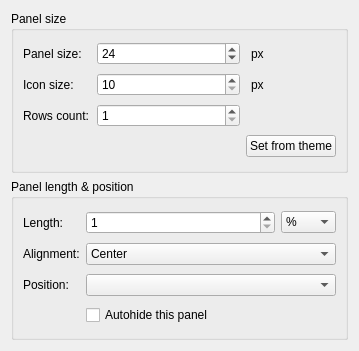
<?xml version="1.0" encoding="UTF-8"?>
<ui version="4.0">
 <class>ConfigPanelWidget</class>
 <widget class="QWidget" name="ConfigPanelWidget">
  <property name="geometry">
   <rect>
    <x>0</x>
    <y>0</y>
    <width>359</width>
    <height>351</height>
   </rect>
  </property>
  <property name="windowTitle">
   <string>Configure panel</string>
  </property>
  <layout class="QVBoxLayout" name="verticalLayout">
   <item>
    <widget class="QGroupBox" name="groupBox_size">
     <property name="title">
      <string>Panel size</string>
     </property>
     <property name="checkable">
      <bool>false</bool>
     </property>
     <layout class="QGridLayout" name="gridLayout">
      <item row="2" column="1" colspan="2">
       <widget class="QSpinBox" name="spinBox_lineCount">
        <property name="minimum">
         <number>1</number>
        </property>
        <property name="maximum">
         <number>20</number>
        </property>
       </widget>
      </item>
      <item row="3" column="3">
       <widget class="QPushButton" name="button_fromTheme">
        <property name="text">
         <string>Set from theme</string>
        </property>
       </widget>
      </item>
      <item row="1" column="3">
       <widget class="QLabel" name="label_px">
        <property name="text">
         <string>px</string>
        </property>
        <property name="indent">
         <number>5</number>
        </property>
       </widget>
      </item>
      <item row="2" column="0">
       <widget class="QLabel" name="label_lineCount">
        <property name="text">
         <string>Rows count:</string>
        </property>
       </widget>
      </item>
      <item row="1" column="0">
       <widget class="QLabel" name="label_iconSize">
        <property name="text">
         <string>Icon size:</string>
        </property>
       </widget>
      </item>
      <item row="1" column="1" colspan="2">
       <widget class="QSpinBox" name="spinBox_iconSize">
        <property name="minimum">
         <number>10</number>
        </property>
        <property name="maximum">
         <number>128</number>
        </property>
       </widget>
      </item>
      <item row="0" column="0">
       <widget class="QLabel" name="label">
        <property name="text">
         <string>Panel size:</string>
        </property>
       </widget>
      </item>
      <item row="0" column="3">
       <widget class="QLabel" name="label_2">
        <property name="text">
         <string>px</string>
        </property>
        <property name="indent">
         <number>5</number>
        </property>
       </widget>
      </item>
      <item row="0" column="1" colspan="2">
       <widget class="QSpinBox" name="spinBox_panelSize">
        <property name="value">
         <number>24</number>
        </property>
       </widget>
      </item>
     </layout>
    </widget>
   </item>
   <item>
    <widget class="QGroupBox" name="groupBox">
     <property name="title">
      <string>Panel length &amp;&amp; position</string>
     </property>
     <layout class="QGridLayout" name="gridLayout_2">
      <item row="0" column="1" colspan="2">
       <widget class="QSpinBox" name="spinBox_length">
        <property name="toolTip">
         <string>&lt;p&gt;Negative pixel value sets the panel length to that many pixels less than available screen space.&lt;/p&gt;&lt;p/&gt;&lt;p&gt;&lt;i&gt;E.g. &quot;Length&quot; set to -100px, screen size is 1000px, then real panel length will be 900 px.&lt;/i&gt;&lt;/p&gt;</string>
        </property>
        <property name="minimum">
         <number>1</number>
        </property>
        <property name="maximum">
         <number>100</number>
        </property>
       </widget>
      </item>
      <item row="1" column="1" colspan="3">
       <widget class="QComboBox" name="comboBox_alignment">
        <property name="currentIndex">
         <number>1</number>
        </property>
        <item>
         <property name="text">
          <string>Left</string>
         </property>
        </item>
        <item>
         <property name="text">
          <string>Center</string>
         </property>
        </item>
        <item>
         <property name="text">
          <string>Right</string>
         </property>
        </item>
       </widget>
      </item>
      <item row="0" column="3">
       <widget class="QComboBox" name="comboBox_lenghtType">
        <item>
         <property name="text">
          <string>%</string>
         </property>
        </item>
        <item>
         <property name="text">
          <string>px</string>
         </property>
        </item>
       </widget>
      </item>
      <item row="1" column="0">
       <widget class="QLabel" name="label_alignment">
        <property name="text">
         <string>Alignment:</string>
        </property>
       </widget>
      </item>
      <item row="0" column="0">
       <widget class="QLabel" name="label_length">
        <property name="text">
         <string>Length:</string>
        </property>
       </widget>
      </item>
      <item row="2" column="1" colspan="3">
       <widget class="QComboBox" name="comboBox_position"/>
      </item>
      <item row="2" column="0">
       <widget class="QLabel" name="label_position">
        <property name="text">
         <string>Position:</string>
        </property>
       </widget>
      </item>
      <item row="3" column="1">
       <widget class="QCheckBox" name="checkBox_autohideTb">
        <property name="maximumSize">
         <size>
          <width>251</width>
          <height>16777215</height>
         </size>
        </property>
        <property name="text">
         <string>Autohide this panel</string>
        </property>
       </widget>
      </item>
     </layout>
    </widget>
   </item>
  </layout>
 </widget>
 <resources/>
 <connections/>
</ui>
